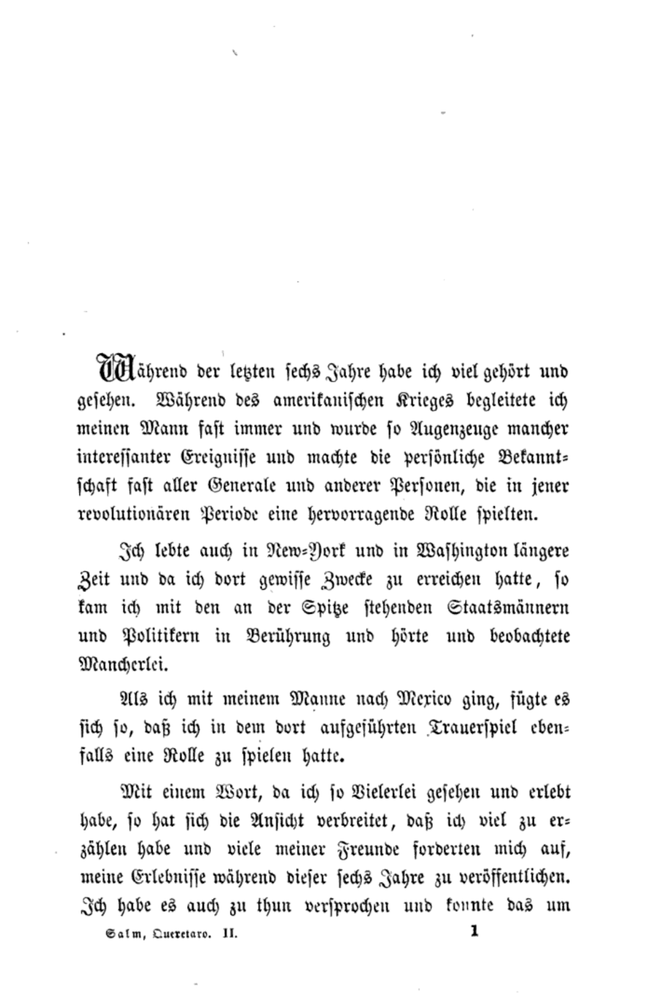
#> input picture frakturOCR/page001.png, 653 x 1000 px, shrunk from 1061 x 1625 before the run
$ python everything_plot.py ../frakturOCR/page001.png   (Python 2 division)
#> lines starting #> are read from the running program, lines starting #| are printed output that depends on the picture
"""Tupper's self-referential formula.

This is a simple implementation of Tupper's self-referential formula, a.k.a. the
everything-plot formula, as Matt Parker named it.

@author: Mario Garcia
"""
import matplotlib.image as mpimg
import numpy as np

def img2txt(image):
    pixelated_image = []
    for line in image:
        int_line = [int(x) for x in line]
        joined_line = ''.join(map(str, int_line))
        pixelated_line = ''.join(' ' if x=='0' else 'M' for x in joined_line)
        pixelated_image.append(pixelated_line)
    return pixelated_image

def compute_k(image):
    string_list = []
    rotated_image = np.rot90(image, 3)
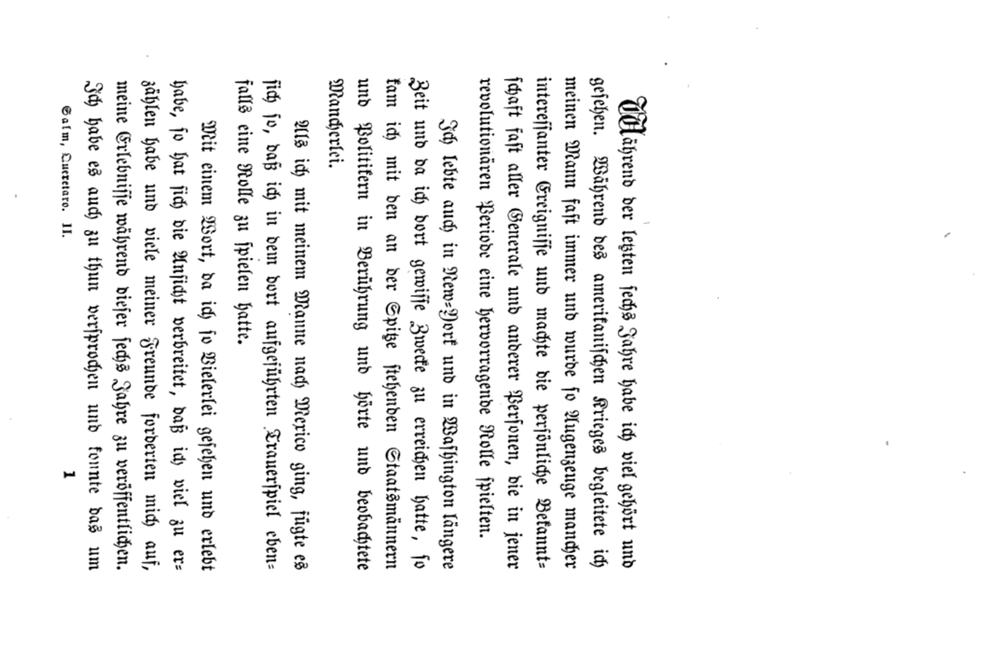
#> rotated_image: shape (653, 1000) float32; min 0, max 1, mean 0.95
    for line in rotated_image:
        int_line = [int(x) for x in line]
        joined_line = ''.join(map(str, int_line))
        inverted_line = ''.join('1' if x=='0' else '0' for x in joined_line)
        string_list.append(inverted_line)
#> after the loop, string_list = 653 items
    joined_string = ''.join(string_list)
    k = int(joined_string, 2)
    return k

if __name__ == "__main__":
    import sys

    img_file = 'test1.png'
    if len(sys.argv)>1:
        img_file = sys.argv[1]

    image = mpimg.imread(img_file)[:,:,0]
    print "Using file", img_file

    k = compute_k(image)
#> (the run stopped early here; a loop or call above may not have finished)
